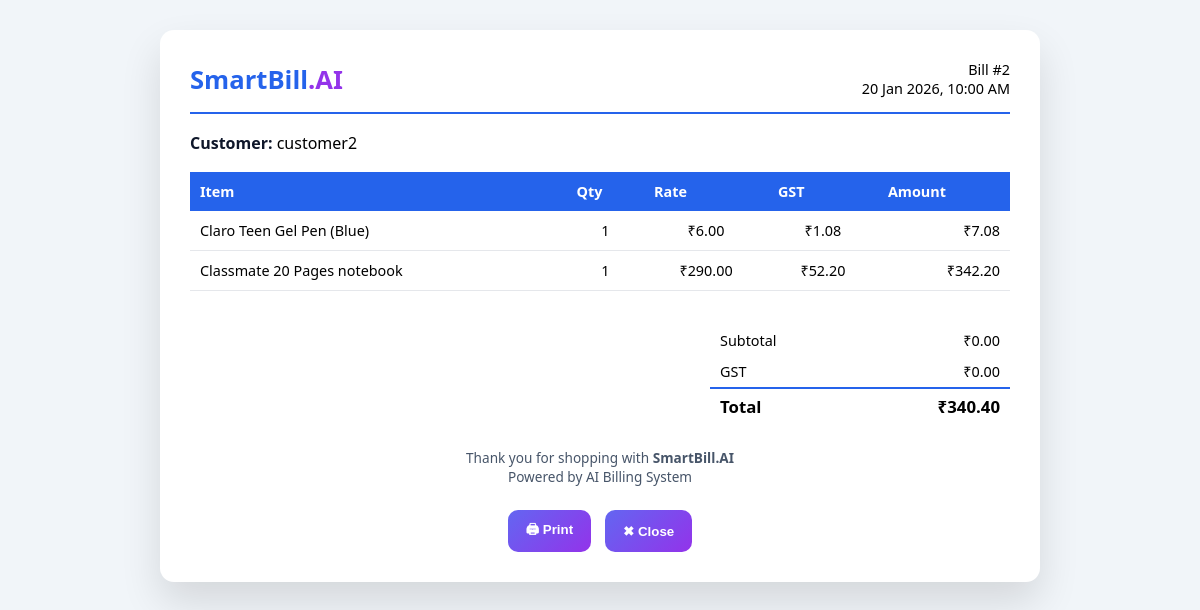
The app's page /billing/print/2 (signed in) with its own data.
### models.py (models this page shows, shortened)
class Bill(db.Model):
    id = db.Column(db.Integer, primary_key=True)
    customer_name = db.Column(db.String(100), nullable=False)
    bill_date = db.Column(db.DateTime, default=datetime.utcnow)
    total = db.Column(db.Float, default=0.0)
    customer_id = db.Column(
    db.Integer,
    db.ForeignKey("customers.id"),
    nullable=True
)
    customer = db.relationship("Customer", backref="bills")

class BillItem(db.Model):
    id = db.Column(db.Integer, primary_key=True)
    bill_id = db.Column(
        db.Integer,
        db.ForeignKey("bill.id"),
        nullable=False
    )
    product_id = db.Column(
        db.Integer,
        db.ForeignKey("product.id"),
        nullable=False
    )
    quantity = db.Column(db.Integer, nullable=False)
    subtotal = db.Column(db.Float, nullable=False)
    product = db.relationship("Product")
    bill = db.relationship(
        "Bill",
        backref=db.backref("items", lazy=True)
    )

class Product(db.Model):
    id = db.Column(db.Integer, primary_key=True)
    name = db.Column(db.String(100), nullable=False)
    price = db.Column(db.Float, nullable=False, default=0.0)
    gst = db.Column(db.Float, default=0.18)
    stock = db.Column(db.Integer, nullable=False, default=0)
    category = db.Column(db.String(50), default="Uncategorized")

### routes/billing.py (the view)
@bp.route("/print/<int:bill_id>")
@login_required
def print_bill(bill_id):
    bill = Bill.query.get_or_404(bill_id)
    items = BillItem.query.filter_by(bill_id=bill.id).all()
    return render_template(
        "print_bill.html",
        bill=bill,
        items=items,
        user=current_user
    )

### app.py (called while the page is built)
@login_manager.user_loader
def load_user(user_id):
    return User.query.get(int(user_id))

### templates/print_bill.html (shortened to what this page needs)
<!doctype html>
<html lang="en">
  <head>
  </head>
  <body>
    <div class="invoice">
      <div class="header">
        <div class="brand">SmartBill<span>.AI</span></div>
        <div class="meta">
          Bill #{{ bill.id }}<br />
          {{ bill.bill_date.strftime("%d %b %Y, %I:%M %p") }}
        </div>
      </div>
      <div class="customer">
        <strong>Customer:</strong> {{ bill.customer_name }}
      </div>
      <table>
        <thead>
          <tr>
            <th>Item</th>
            <th>Qty</th>
            <th>Rate</th>
            <th>GST</th>
            <th>Amount</th>
          </tr>
        </thead>
        <tbody>
          {% set subtotal = 0 %} {% set gst_total = 0 %} {% for item in items %}
          {% set rate = item.subtotal / item.quantity %} {% set gst = rate *
          item.quantity * 0.18 %} {% set subtotal = subtotal + item.subtotal %}
          {% set gst_total = gst_total + gst %}
          <tr>
            <td>{{ item.product.name }}</td>
            <td>{{ item.quantity }}</td>
            <td>₹{{ "%.2f"|format(rate) }}</td>
            <td>₹{{ "%.2f"|format(gst) }}</td>
            <td>₹{{ "%.2f"|format(item.subtotal + gst) }}</td>
          </tr>
          {% endfor %}
        </tbody>
      </table>
      <div class="totals">
        <table>
          <tr>
            <td>Subtotal</td>
            <td style="text-align: right">₹{{ "%.2f"|format(subtotal) }}</td>
          </tr>
          <tr>
            <td>GST</td>
            <td style="text-align: right">₹{{ "%.2f"|format(gst_total) }}</td>
          </tr>
          <tr>
            <td>Total</td>
            <td style="text-align: right">₹{{ "%.2f"|format(bill.total) }}</td>
          </tr>
        </table>
      </div>
      <div class="footer">
        Thank you for shopping with <strong>SmartBill.AI</strong><br />
        Powered by AI Billing System
      </div>
      <div class="actions">
        <button onclick="window.print()">🖨 Print</button>
        <button onclick="window.close()">✖ Close</button>
      </div>
    </div>
  </body>
</html>

### templates/print_bill.html (style rules this page uses)
body { font-family: "Segoe UI", system-ui, sans-serif; background: #f1f5f9; margin: 0; padding: 30px; }
.invoice { max-width: 820px; margin: auto; background: white; padding: 30px; border-radius: 14px; box-shadow: 0 20px 40px rgba(0, 0, 0, 0.12); }
.header { display: flex; justify-content: space-between; align-items: center; border-bottom: 2px solid #2563eb; padding-bottom: 14px; margin-bottom: 18px; }
.brand { font-size: 1.6rem; font-weight: 800; color: #2563eb; }
.brand span { color: #9333ea; }
.meta { text-align: right; font-size: 0.9rem; }
.customer { margin-bottom: 18px; font-size: 1rem; }
.customer strong { color: #0f172a; }
table { width: 100%; border-collapse: collapse; margin-top: 16px; }
th { background: #2563eb; color: white; padding: 10px; text-align: left; font-size: 0.9rem; }
td { padding: 10px; border-bottom: 1px solid #e5e7eb; font-size: 0.9rem; }
td:nth-child(2), td:nth-child(3), td:nth-child(4) { text-align: center; }
td:last-child { text-align: right; }
.totals { margin-top: 18px; display: flex; justify-content: flex-end; }
.totals table { width: 300px; }
.totals td { border: none; padding: 6px 10px; }
.totals tr:last-child td { font-weight: 700; font-size: 1.05rem; border-top: 2px solid #2563eb; }
.footer { margin-top: 24px; text-align: center; font-size: 0.85rem; color: #475569; }
.actions { display: flex; justify-content: center; gap: 14px; margin-top: 24px; }
.actions button { padding: 10px 18px; border-radius: 10px; border: none; font-weight: 600; cursor: pointer; background: linear-gradient(135deg, #6366f1, #9333ea); color: white; }

### records on screen
Bill: id "2", bill_date "20 Jan 2026, 10:00 AM", customer_name "customer2", total "340.40"
BillItem: product.name "Claro Teen Gel Pen (Blue)", quantity "1", subtotal "6.00", gst "1.08", item.subtotal+gst "7.08"
BillItem: product.name "Classmate 20 Pages notebook", quantity "1", subtotal "290.00", gst "52.20", item.subtotal+gst "342.20"

### other values on screen
{{ "%.2f"|format(subtotal) }} "0.00"
{{ "%.2f"|format(gst_total) }} "0.00"
